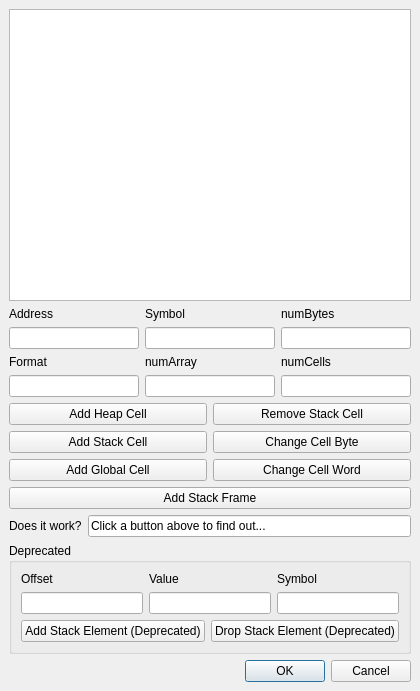
<ui version="4.0" >
 <class>Pep8StackDialog</class>
 <widget class="QDialog" name="Pep8StackDialog" >
  <property name="windowModality" >
   <enum>Qt::WindowModal</enum>
  </property>
  <property name="geometry" >
   <rect>
    <x>0</x>
    <y>0</y>
    <width>384</width>
    <height>691</height>
   </rect>
  </property>
  <property name="windowTitle" >
   <string>Stack Trace</string>
  </property>
  <layout class="QVBoxLayout" >
   <property name="margin" >
    <number>9</number>
   </property>
   <property name="spacing" >
    <number>6</number>
   </property>
   <item>
    <widget class="QGraphicsView" name="View1" />
   </item>
   <item>
    <layout class="QGridLayout" >
     <property name="margin" >
      <number>0</number>
     </property>
     <property name="spacing" >
      <number>6</number>
     </property>
     <item row="1" column="2" >
      <widget class="QLineEdit" name="numBytesLineEdit" />
     </item>
     <item row="0" column="0" >
      <widget class="QLabel" name="addressLabel" >
       <property name="text" >
        <string>Address</string>
       </property>
      </widget>
     </item>
     <item row="0" column="2" >
      <widget class="QLabel" name="numBytesLabel" >
       <property name="text" >
        <string>numBytes</string>
       </property>
      </widget>
     </item>
     <item row="1" column="0" >
      <widget class="QLineEdit" name="addressLineEdit" />
     </item>
     <item row="0" column="1" >
      <widget class="QLabel" name="symbolLabel" >
       <property name="text" >
        <string>Symbol</string>
       </property>
      </widget>
     </item>
     <item row="1" column="1" >
      <widget class="QLineEdit" name="symbolLineEdit" />
     </item>
    </layout>
   </item>
   <item>
    <layout class="QGridLayout" >
     <property name="margin" >
      <number>0</number>
     </property>
     <property name="spacing" >
      <number>6</number>
     </property>
     <item row="1" column="1" >
      <widget class="QLineEdit" name="numArrayLineEdit" />
     </item>
     <item row="0" column="0" >
      <widget class="QLabel" name="formatLabel" >
       <property name="text" >
        <string>Format</string>
       </property>
      </widget>
     </item>
     <item row="1" column="2" >
      <widget class="QLineEdit" name="numCellsLineEdit" />
     </item>
     <item row="0" column="2" >
      <widget class="QLabel" name="numCellsLabel" >
       <property name="text" >
        <string>numCells</string>
       </property>
      </widget>
     </item>
     <item row="1" column="0" >
      <widget class="QLineEdit" name="formatLineEdit" />
     </item>
     <item row="0" column="1" >
      <widget class="QLabel" name="numArrayLabel" >
       <property name="text" >
        <string>numArray</string>
       </property>
      </widget>
     </item>
    </layout>
   </item>
   <item>
    <layout class="QGridLayout" >
     <property name="margin" >
      <number>0</number>
     </property>
     <property name="spacing" >
      <number>6</number>
     </property>
     <item row="1" column="0" >
      <widget class="QPushButton" name="addStackCellButton" >
       <property name="text" >
        <string>Add Stack Cell</string>
       </property>
      </widget>
     </item>
     <item row="2" column="0" >
      <widget class="QPushButton" name="addGlobalCellButton" >
       <property name="text" >
        <string>Add Global Cell</string>
       </property>
      </widget>
     </item>
     <item row="0" column="1" >
      <widget class="QPushButton" name="removeStackCellButton" >
       <property name="text" >
        <string>Remove Stack Cell</string>
       </property>
      </widget>
     </item>
     <item row="0" column="0" >
      <widget class="QPushButton" name="addHeapCellButton" >
       <property name="text" >
        <string>Add Heap Cell</string>
       </property>
      </widget>
     </item>
     <item row="1" column="1" >
      <widget class="QPushButton" name="changeCellByteButton" >
       <property name="text" >
        <string>Change Cell Byte</string>
       </property>
      </widget>
     </item>
     <item row="2" column="1" >
      <widget class="QPushButton" name="changeCellWordButton" >
       <property name="text" >
        <string>Change Cell Word</string>
       </property>
      </widget>
     </item>
     <item row="3" column="0" colspan="2" >
      <widget class="QPushButton" name="addStackFrameButton" >
       <property name="text" >
        <string>Add Stack Frame</string>
       </property>
      </widget>
     </item>
    </layout>
   </item>
   <item>
    <layout class="QHBoxLayout" >
     <property name="margin" >
      <number>0</number>
     </property>
     <property name="spacing" >
      <number>6</number>
     </property>
     <item>
      <widget class="QLabel" name="newButtonTestLabel" >
       <property name="text" >
        <string>Does it work?</string>
       </property>
      </widget>
     </item>
     <item>
      <widget class="QLineEdit" name="newButtonTestLineEdit" >
       <property name="text" >
        <string>Click a button above to find out...</string>
       </property>
       <property name="readOnly" >
        <bool>true</bool>
       </property>
      </widget>
     </item>
    </layout>
   </item>
   <item>
    <widget class="QGroupBox" name="groupBox" >
     <property name="title" >
      <string>Deprecated</string>
     </property>
     <layout class="QVBoxLayout" >
      <property name="margin" >
       <number>9</number>
      </property>
      <property name="spacing" >
       <number>6</number>
      </property>
      <item>
       <layout class="QGridLayout" >
        <property name="margin" >
         <number>0</number>
        </property>
        <property name="spacing" >
         <number>6</number>
        </property>
        <item row="1" column="0" >
         <widget class="QLineEdit" name="offset" />
        </item>
        <item row="0" column="2" >
         <widget class="QLabel" name="label_3" >
          <property name="text" >
           <string>Symbol</string>
          </property>
         </widget>
        </item>
        <item row="1" column="1" >
         <widget class="QLineEdit" name="value" />
        </item>
        <item row="0" column="0" >
         <widget class="QLabel" name="label" >
          <property name="text" >
           <string>Offset</string>
          </property>
         </widget>
        </item>
        <item row="1" column="2" >
         <widget class="QLineEdit" name="symbol" />
        </item>
        <item row="0" column="1" >
         <widget class="QLabel" name="label_2" >
          <property name="text" >
           <string>Value</string>
          </property>
         </widget>
        </item>
       </layout>
      </item>
      <item>
       <layout class="QHBoxLayout" >
        <property name="margin" >
         <number>0</number>
        </property>
        <property name="spacing" >
         <number>6</number>
        </property>
        <item>
         <widget class="QPushButton" name="addButton" >
          <property name="text" >
           <string>Add Stack Element (Deprecated)</string>
          </property>
         </widget>
        </item>
        <item>
         <widget class="QPushButton" name="dropButton" >
          <property name="text" >
           <string>Drop Stack Element (Deprecated)</string>
          </property>
         </widget>
        </item>
       </layout>
      </item>
     </layout>
    </widget>
   </item>
   <item>
    <widget class="QDialogButtonBox" name="buttonBox" >
     <property name="orientation" >
      <enum>Qt::Horizontal</enum>
     </property>
     <property name="standardButtons" >
      <set>QDialogButtonBox::Cancel|QDialogButtonBox::NoButton|QDialogButtonBox::Ok</set>
     </property>
    </widget>
   </item>
  </layout>
 </widget>
 <tabstops>
  <tabstop>View1</tabstop>
  <tabstop>addressLineEdit</tabstop>
  <tabstop>symbolLineEdit</tabstop>
  <tabstop>numBytesLineEdit</tabstop>
  <tabstop>formatLineEdit</tabstop>
  <tabstop>numArrayLineEdit</tabstop>
  <tabstop>numCellsLineEdit</tabstop>
  <tabstop>addHeapCellButton</tabstop>
  <tabstop>addStackCellButton</tabstop>
  <tabstop>addGlobalCellButton</tabstop>
  <tabstop>removeStackCellButton</tabstop>
  <tabstop>changeCellByteButton</tabstop>
  <tabstop>changeCellWordButton</tabstop>
  <tabstop>addStackFrameButton</tabstop>
  <tabstop>offset</tabstop>
  <tabstop>value</tabstop>
  <tabstop>symbol</tabstop>
  <tabstop>addButton</tabstop>
  <tabstop>dropButton</tabstop>
  <tabstop>buttonBox</tabstop>
 </tabstops>
 <resources/>
 <connections>
  <connection>
   <sender>buttonBox</sender>
   <signal>accepted()</signal>
   <receiver>Pep8StackDialog</receiver>
   <slot>accept()</slot>
   <hints>
    <hint type="sourcelabel" >
     <x>248</x>
     <y>254</y>
    </hint>
    <hint type="destinationlabel" >
     <x>157</x>
     <y>274</y>
    </hint>
   </hints>
  </connection>
  <connection>
   <sender>buttonBox</sender>
   <signal>rejected()</signal>
   <receiver>Pep8StackDialog</receiver>
   <slot>reject()</slot>
   <hints>
    <hint type="sourcelabel" >
     <x>316</x>
     <y>260</y>
    </hint>
    <hint type="destinationlabel" >
     <x>286</x>
     <y>274</y>
    </hint>
   </hints>
  </connection>
 </connections>
</ui>
